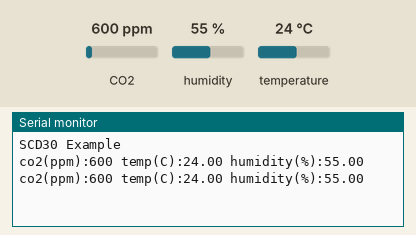
Simulated run of this sketch. Board: ESP32. On the bench: the last lines printed to the serial monitor. The inputs (shaded band) are chosen by the test bench; at power-on: CO2 600 ppm, humidity 55 %, temperature 24 °C.

Above: at 1.8 s.
1.9 s: CO2 set to 452 ppm
At 2.8 s:
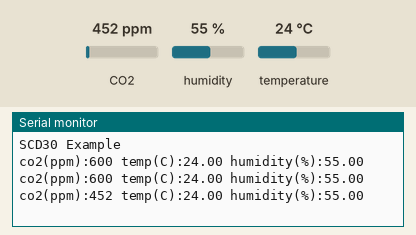
3.4 s: humidity set to 22 %
At 4.7 s:
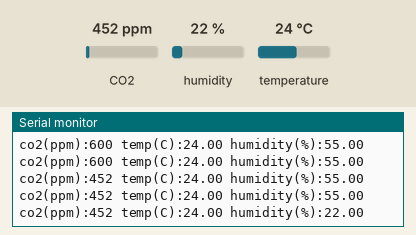
4.9 s: temperature set to 12 °C
At 5.6 s:
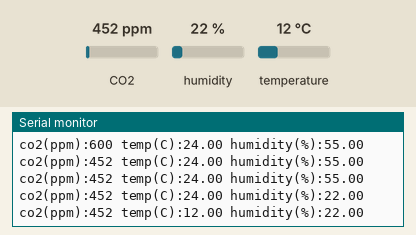

The sketch:

SCD30_sensor_readings.ino
```cpp
// (licence header left out)
#include <Wire.h>

//Click here to get the library: http://librarymanager/All#SparkFun_SCD30
#include "SparkFun_SCD30_Arduino_Library.h"

SCD30 airSensor;

void setup()
{
  Wire.begin();

  Serial.begin(9600);
  Serial.println("SCD30 Example");

  airSensor.begin(); //This will cause readings to occur every two seconds

  //My desk is ~1600m above sealevel
  //airSensor.setAltitudeCompensation(1600); //Set altitude of the sensor in m

  //Pressure in Boulder, CO is 24.65inHg or 834.74mBar
  //airSensor.setAmbientPressure(835); //Current ambient pressure in mBar: 700 to 1200
}

void loop()
{
airSensor.setMeasurementInterval(30); //Change number of seconds between measurements: 2 to 1800 (30 minutes)
if (airSensor.dataAvailable())
{
Serial.print("co2(ppm):");
Serial.print(airSensor.getCO2());

Serial.print(" temp(C):");
Serial.print(airSensor.getTemperature());

Serial.print(" humidity(%):");
Serial.print(airSensor.getHumidity());

Serial.println();
}
else
Serial.print(".");

delay(1000);
}
```

Measured:
- after the input at 1.9 s, the serial monitor: prints a new line after 0.10 s (image 1)
- after the input at 3.4 s, the serial monitor: prints a new line after 0.61 s (image 2)
- after the input at 4.9 s, the serial monitor: prints a new line after 0.11 s (image 3)
